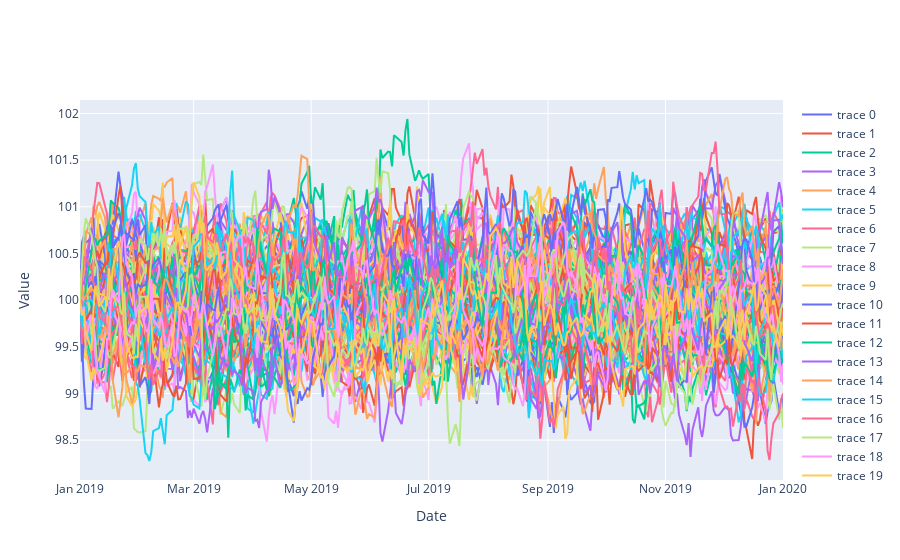

The notebook cell saved with this chart:
### Code cell
train, test = dat.build_simulated_train_test(start="2019-01-01",end="2020-01-01",N=100,mu=params["mu"],sigma=params["sigma"],kappa=params["kappa"])
u.plot_plotly_multiple(train)

### Figure 1 — Plotly figure (JSON) as saved in the notebook; plotly's stock layout.template omitted (floating-point values rounded to 4 significant figures; data arrays with more than 128 entries replaced by an {"elided": "..."} marker saying what was removed)
{"data": [{"mode": "lines", "type": "scatter", "x": {"elided": "262 str values"}, "y": {"elided": "262 float values"}}, {"mode": "lines", "type": "scatter", "x": {"elided": "262 str values"}, "y": {"elided": "262 float values"}}, {"mode": "lines", "type": "scatter", "x": {"elided": "262 str values"}, "y": {"elided": "262 float values"}}, {"mode": "lines", "type": "scatter", "x": {"elided": "262 str values"}, "y": {"elided": "262 float values"}}, {"mode": "lines", "type": "scatter", "x": {"elided": "262 str values"}, "y": {"elided": "262 float values"}}, {"mode": "lines", "type": "scatter", "x": {"elided": "262 str values"}, "y": {"elided": "262 float values"}}, {"mode": "lines", "type": "scatter", "x": {"elided": "262 str values"}, "y": {"elided": "262 float values"}}, {"mode": "lines", "type": "scatter", "x": {"elided": "262 str values"}, "y": {"elided": "262 float values"}}, {"mode": "lines", "type": "scatter", "x": {"elided": "262 str values"}, "y": {"elided": "262 float values"}}, {"mode": "lines", "type": "scatter", "x": {"elided": "262 str values"}, "y": {"elided": "262 float values"}}, {"mode": "lines", "type": "scatter", "x": {"elided": "262 str values"}, "y": {"elided": "262 float values"}}, {"mode": "lines", "type": "scatter", "x": {"elided": "262 str values"}, "y": {"elided": "262 float values"}}, {"mode": "lines", "type": "scatter", "x": {"elided": "262 str values"}, "y": {"elided": "262 float values"}}, {"mode": "lines", "type": "scatter", "x": {"elided": "262 str values"}, "y": {"elided": "262 float values"}}, {"mode": "lines", "type": "scatter", "x": {"elided": "262 str values"}, "y": {"elided": "262 float values"}}, {"mode": "lines", "type": "scatter", "x": {"elided": "262 str values"}, "y": {"elided": "262 float values"}}, {"mode": "lines", "type": "scatter", "x": {"elided": "262 str values"}, "y": {"elided": "262 float values"}}, {"mode": "lines", "type": "scatter", "x": {"elided": "262 str values"}, "y": {"elided": "262 float values"}}, {"mode": "lines", "type": "scatter", "x": {"elided": "262 str values"}, "y": {"elided": "262 float values"}}, {"mode": "lines", "type": "scatter", "x": {"elided": "262 str values"}, "y": {"elided": "262 float values"}}, {"mode": "lines", "type": "scatter", "x": {"elided": "262 str values"}, "y": {"elided": "262 float values"}}, {"mode": "lines", "type": "scatter", "x": {"elided": "262 str values"}, "y": {"elided": "262 float values"}}, {"mode": "lines", "type": "scatter", "x": {"elided": "262 str values"}, "y": {"elided": "262 float values"}}, {"mode": "lines", "type": "scatter", "x": {"elided": "262 str values"}, "y": {"elided": "262 float values"}}, {"mode": "lines", "type": "scatter", "x": {"elided": "262 str values"}, "y": {"elided": "262 float values"}}, {"mode": "lines", "type": "scatter", "x": {"elided": "262 str values"}, "y": {"elided": "262 float values"}}, {"mode": "lines", "type": "scatter", "x": {"elided": "262 str values"}, "y": {"elided": "262 float values"}}, {"mode": "lines", "type": "scatter", "x": {"elided": "262 str values"}, "y": {"elided": "262 float values"}}, {"mode": "lines", "type": "scatter", "x": {"elided": "262 str values"}, "y": {"elided": "262 float values"}}, {"mode": "lines", "type": "scatter", "x": {"elided": "262 str values"}, "y": {"elided": "262 float values"}}, {"mode": "lines", "type": "scatter", "x": {"elided": "262 str values"}, "y": {"elided": "262 float values"}}, {"mode": "lines", "type": "scatter", "x": {"elided": "262 str values"}, "y": {"elided": "262 float values"}}, {"mode": "lines", "type": "scatter", "x": {"elided": "262 str values"}, "y": {"elided": "262 float values"}}, {"mode": "lines", "type": "scatter", "x": {"elided": "262 str values"}, "y": {"elided": "262 float values"}}, {"mode": "lines", "type": "scatter", "x": {"elided": "262 str values"}, "y": {"elided": "262 float values"}}, {"mode": "lines", "type": "scatter", "x": {"elided": "262 str values"}, "y": {"elided": "262 float values"}}, {"mode": "lines", "type": "scatter", "x": {"elided": "262 str values"}, "y": {"elided": "262 float values"}}, {"mode": "lines", "type": "scatter", "x": {"elided": "262 str values"}, "y": {"elided": "262 float values"}}, {"mode": "lines", "type": "scatter", "x": {"elided": "262 str values"}, "y": {"elided": "262 float values"}}, {"mode": "lines", "type": "scatter", "x": {"elided": "262 str values"}, "y": {"elided": "262 float values"}}, {"mode": "lines", "type": "scatter", "x": {"elided": "262 str values"}, "y": {"elided": "262 float values"}}, {"mode": "lines", "type": "scatter", "x": {"elided": "262 str values"}, "y": {"elided": "262 float values"}}, {"mode": "lines", "type": "scatter", "x": {"elided": "262 str values"}, "y": {"elided": "262 float values"}}, {"mode": "lines", "type": "scatter", "x": {"elided": "262 str values"}, "y": {"elided": "262 float values"}}, {"mode": "lines", "type": "scatter", "x": {"elided": "262 str values"}, "y": {"elided": "262 float values"}}, {"mode": "lines", "type": "scatter", "x": {"elided": "262 str values"}, "y": {"elided": "262 float values"}}, {"mode": "lines", "type": "scatter", "x": {"elided": "262 str values"}, "y": {"elided": "262 float values"}}, {"mode": "lines", "type": "scatter", "x": {"elided": "262 str values"}, "y": {"elided": "262 float values"}}, {"mode": "lines", "type": "scatter", "x": {"elided": "262 str values"}, "y": {"elided": "262 float values"}}, {"mode": "lines", "type": "scatter", "x": {"elided": "262 str values"}, "y": {"elided": "262 float values"}}, {"mode": "lines", "type": "scatter", "x": {"elided": "262 str values"}, "y": {"elided": "262 float values"}}, {"mode": "lines", "type": "scatter", "x": {"elided": "262 str values"}, "y": {"elided": "262 float values"}}, {"mode": "lines", "type": "scatter", "x": {"elided": "262 str values"}, "y": {"elided": "262 float values"}}, {"mode": "lines", "type": "scatter", "x": {"elided": "262 str values"}, "y": {"elided": "262 float values"}}, {"mode": "lines", "type": "scatter", "x": {"elided": "262 str values"}, "y": {"elided": "262 float values"}}, {"mode": "lines", "type": "scatter", "x": {"elided": "262 str values"}, "y": {"elided": "262 float values"}}, {"mode": "lines", "type": "scatter", "x": {"elided": "262 str values"}, "y": {"elided": "262 float values"}}, {"mode": "lines", "type": "scatter", "x": {"elided": "262 str values"}, "y": {"elided": "262 float values"}}, {"mode": "lines", "type": "scatter", "x": {"elided": "262 str values"}, "y": {"elided": "262 float values"}}, {"mode": "lines", "type": "scatter", "x": {"elided": "262 str values"}, "y": {"elided": "262 float values"}}, {"mode": "lines", "type": "scatter", "x": {"elided": "262 str values"}, "y": {"elided": "262 float values"}}, {"mode": "lines", "type": "scatter", "x": {"elided": "262 str values"}, "y": {"elided": "262 float values"}}, {"mode": "lines", "type": "scatter", "x": {"elided": "262 str values"}, "y": {"elided": "262 float values"}}, {"mode": "lines", "type": "scatter", "x": {"elided": "262 str values"}, "y": {"elided": "262 float values"}}, {"mode": "lines", "type": "scatter", "x": {"elided": "262 str values"}, "y": {"elided": "262 float values"}}, {"mode": "lines", "type": "scatter", "x": {"elided": "262 str values"}, "y": {"elided": "262 float values"}}, {"mode": "lines", "type": "scatter", "x": {"elided": "262 str values"}, "y": {"elided": "262 float values"}}, {"mode": "lines", "type": "scatter", "x": {"elided": "262 str values"}, "y": {"elided": "262 float values"}}, {"mode": "lines", "type": "scatter", "x": {"elided": "262 str values"}, "y": {"elided": "262 float values"}}, {"mode": "lines", "type": "scatter", "x": {"elided": "262 str values"}, "y": {"elided": "262 float values"}}, {"mode": "lines", "type": "scatter", "x": {"elided": "262 str values"}, "y": {"elided": "262 float values"}}, {"mode": "lines", "type": "scatter", "x": {"elided": "262 str values"}, "y": {"elided": "262 float values"}}, {"mode": "lines", "type": "scatter", "x": {"elided": "262 str values"}, "y": {"elided": "262 float values"}}, {"mode": "lines", "type": "scatter", "x": {"elided": "262 str values"}, "y": {"elided": "262 float values"}}, {"mode": "lines", "type": "scatter", "x": {"elided": "262 str values"}, "y": {"elided": "262 float values"}}, {"mode": "lines", "type": "scatter", "x": {"elided": "262 str values"}, "y": {"elided": "262 float values"}}, {"mode": "lines", "type": "scatter", "x": {"elided": "262 str values"}, "y": {"elided": "262 float values"}}, {"mode": "lines", "type": "scatter", "x": {"elided": "262 str values"}, "y": {"elided": "262 float values"}}, {"mode": "lines", "type": "scatter", "x": {"elided": "262 str values"}, "y": {"elided": "262 float values"}}, {"mode": "lines", "type": "scatter", "x": {"elided": "262 str values"}, "y": {"elided": "262 float values"}}, {"mode": "lines", "type": "scatter", "x": {"elided": "262 str values"}, "y": {"elided": "262 float values"}}, {"mode": "lines", "type": "scatter", "x": {"elided": "262 str values"}, "y": {"elided": "262 float values"}}, {"mode": "lines", "type": "scatter", "x": {"elided": "262 str values"}, "y": {"elided": "262 float values"}}, {"mode": "lines", "type": "scatter", "x": {"elided": "262 str values"}, "y": {"elided": "262 float values"}}, {"mode": "lines", "type": "scatter", "x": {"elided": "262 str values"}, "y": {"elided": "262 float values"}}, {"mode": "lines", "type": "scatter", "x": {"elided": "262 str values"}, "y": {"elided": "262 float values"}}, {"mode": "lines", "type": "scatter", "x": {"elided": "262 str values"}, "y": {"elided": "262 float values"}}, {"mode": "lines", "type": "scatter", "x": {"elided": "262 str values"}, "y": {"elided": "262 float values"}}, {"mode": "lines", "type": "scatter", "x": {"elided": "262 str values"}, "y": {"elided": "262 float values"}}, {"mode": "lines", "type": "scatter", "x": {"elided": "262 str values"}, "y": {"elided": "262 float values"}}, {"mode": "lines", "type": "scatter", "x": {"elided": "262 str values"}, "y": {"elided": "262 float values"}}, {"mode": "lines", "type": "scatter", "x": {"elided": "262 str values"}, "y": {"elided": "262 float values"}}, {"mode": "lines", "type": "scatter", "x": {"elided": "262 str values"}, "y": {"elided": "262 float values"}}, {"mode": "lines", "type": "scatter", "x": {"elided": "262 str values"}, "y": {"elided": "262 float values"}}, {"mode": "lines", "type": "scatter", "x": {"elided": "262 str values"}, "y": {"elided": "262 float values"}}, {"mode": "lines", "type": "scatter", "x": {"elided": "262 str values"}, "y": {"elided": "262 float values"}}, {"mode": "lines", "type": "scatter", "x": {"elided": "262 str values"}, "y": {"elided": "262 float values"}}, {"mode": "lines", "type": "scatter", "x": {"elided": "262 str values"}, "y": {"elided": "262 float values"}}, {"mode": "lines", "type": "scatter", "x": {"elided": "262 str values"}, "y": {"elided": "262 float values"}}, {"mode": "lines", "type": "scatter", "x": {"elided": "262 str values"}, "y": {"elided": "262 float values"}}], "layout": {"xaxis": {"title": {"text": "Date"}}, "yaxis": {"title": {"text": "Value"}}}}
